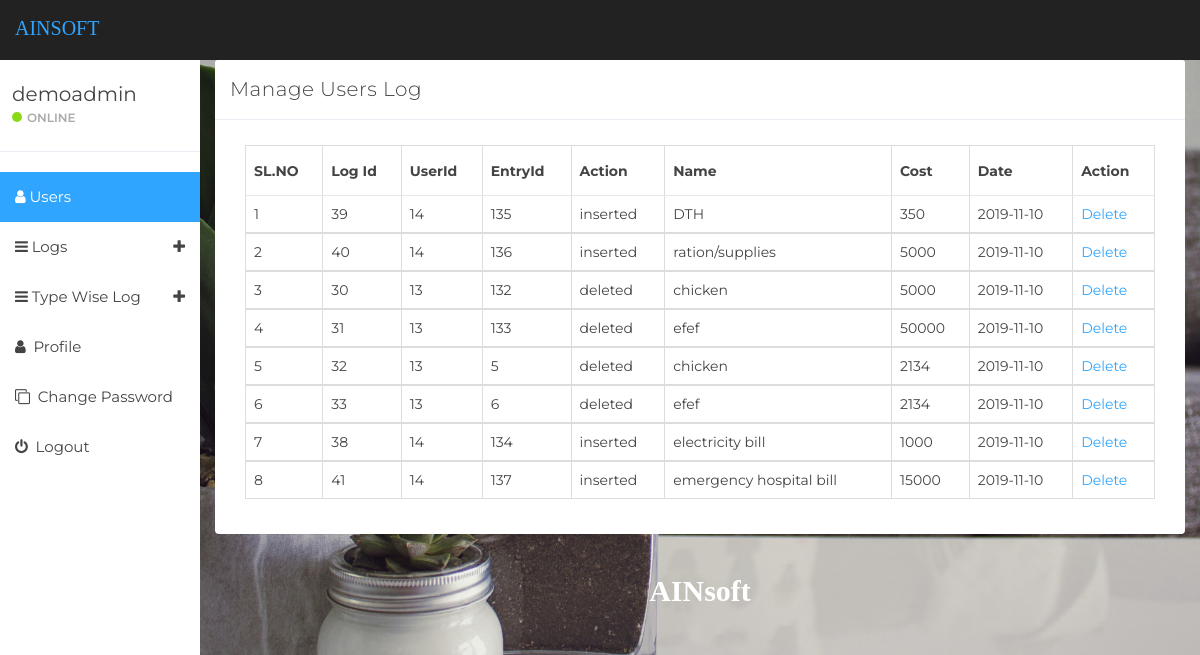
/expenselog.php (signed in), run on the app's committed database.
### tables this page shows
CREATE TABLE IF NOT EXISTS `log` (
  `lid` int(11) NOT NULL AUTO_INCREMENT,
  `UserId` int(10) NOT NULL,
  `ID` int(10) NOT NULL,
  `type` varchar(30) NOT NULL,
  `name` varchar(30) NOT NULL,
  `cost` int(10) NOT NULL,
  `action` varchar(10) NOT NULL,
  `time` date NOT NULL,
  PRIMARY KEY (`lid`)
);

### expenselog.php (the view, shortened to what this page needs)
  <?php
if (strlen($_SESSION['detsaid']==0)) {
  header('location:logout.php');
  } else{
?>
<!DOCTYPE html>
<html>
<head>
	<link href="css/bootstrap.min.css" rel="stylesheet">
	<link href="css/font-awesome.min.css" rel="stylesheet">
	<link href="css/datepicker3.css" rel="stylesheet">
	<link href="css/styles.css" rel="stylesheet">
</head>
<body>
	<?php include_once('includesadmin/header.php');?>
	<?php include_once('includesadmin/sidebar.php');?>
	<div class="col-sm-9 col-sm-offset-3 col-lg-10 col-lg-offset-2 main">
		<div class="row">
			<div class="col-lg-12">
				<div class="panel panel-default">
					<div class="panel-heading">Manage Users Log</div>
					<div class="panel-body">
						<div class="col-md-12">
							<div class="table-responsive">
            <table class="table table-bordered mg-b-0">
              <thead>
                <tr>
				 <th>SL.NO</th>
                  <th>Log Id</th>
				  <th>UserId</th>
                  <th>EntryId</th>
				  <th>Action</th>
                  <th>Name</th>
                  <th>Cost</th>
				   <th>Date</th>
                  <th>Action</th>
                </tr>
              </thead>
              <?php
$ret=mysqli_query($con,"select * from log where type='expense';");
$cnt=1;
while ($row=mysqli_fetch_array($ret)) {
?>
              <tbody>
                <tr>
                  <td><?php echo $cnt;?></td>
                  <td><?php  echo $row['lid'];?></td>
                  <td><?php  echo $row['UserId'];?></td>
                  <td><?php  echo $row['ID'];?></td>
                  <td><?php  echo $row['action'];?></td>
				  <td><?php  echo $row['name'];?></td>
				  <td><?php  echo $row['cost'];?></td>
				  <td><?php  echo $row['time'];?></td>
                  <td><a href="expenselog.php?delid=<?php echo $row['ID'];?>">Delete</a>
                </tr>
                <?php
$cnt=$cnt+1;
}?>
              </tbody>
            </table>
          </div>
						</div>
					</div>
				</div>
			</div>
			<?php include_once('includesadmin/footer.php');?>
		</div>
	</div>
</body>
</html>
<?php }  ?>

### includesadmin/header.php (shortened to what this page needs)
<nav class="navbar navbar-custom navbar-fixed-top" role="navigation">
        <div class="container-fluid">
            <div class="navbar-header">
                <a class="navbar-brand" href="dashboard.php" style="font-family: 'Segoe Script'"><span>AINsoft</span></a>
            </div>
        </div>
    </nav>

### includesadmin/sidebar.php (shortened to what this page needs)
<?php
include('includes/dbconnection.php');
?>
<div id="sidebar-collapse" class="col-sm-3 col-lg-2 sidebar">
        <div class="profile-sidebar">
            <div class="profile-usertitle">
                <?php
$aid=$_SESSION['detsaid'];
$ret=mysqli_query($con,"select FullName from tbladmin where ID='$aid'");
$row=mysqli_fetch_array($ret);
$name=$row['FullName'];
?>
                <div class="profile-usertitle-name"><?php echo $name; ?></div>
                <div class="profile-usertitle-status"><span class="indicator label-success"></span>Online</div>
            </div>
        </div>
        <ul class="nav menu">
            <li class="active"><a href="adminmanager.php"><em class="fa fa-user">&nbsp;</em>Users</a></li>
			<li class="parent "><a data-toggle="collapse" href="#sub-item-5">
                <em class="fa fa-navicon">&nbsp;</em>Logs <span data-toggle="collapse" href="#sub-item-1" class="icon pull-right"><em class="fa fa-plus"></em></span>
                </a>
            </li>
  <li class="parent "><a data-toggle="collapse" href="#sub-item-6">
                <em class="fa fa-navicon">&nbsp;</em>Type Wise Log <span data-toggle="collapse" href="#sub-item-1" class="icon pull-right"><em class="fa fa-plus"></em></span>
                </a>
            </li>
            <li><a href="admin-profile.php"><em class="fa fa-user">&nbsp;</em> Profile</a></li>
             <li><a href="admin-password.php"><em class="fa fa-clone">&nbsp;</em> Change Password</a></li>
<li><a href="adminlogout.php"><em class="fa fa-power-off">&nbsp;</em> Logout</a></li>
        </ul>
    </div>

### includesadmin/footer.php
<div class="col-sm-12">
				<h2 class="back-link" align="center" style="font-family: 'Segoe Script'; color: white;"><strong>AINsoft</strong></h2>
			</div>

### css/styles.css (style rules this page uses)
body { background: #f1f4f7; padding-top: 60px; font-size: 14px; color: #444444; font-family: "Montserrat", "Helvetica Neue", Helvetica, Arial, sans-serif; }
a, a:hover, a:focus { color: #30a5ff; }
h1, h2, h3, h4, h5, h6 { color: #444444; }
h2 { font-weight: 300; margin-bottom: 20px; }
.navbar-custom { background: #222; height: 60px; }
.navbar-header .navbar-brand { color: #fff; font-size: 20px; text-transform: uppercase; font-weight: 500; height: 60px; padding-top: 18px; }
.navbar-header .navbar-brand span { color: #30a5ff; }
.label-success { background-color: #8ad919; }
.panel { border: 0; }
.panel-heading { font-size: 20px; font-weight: 300; letter-spacing: 0.025em; height: 60px; line-height: 38px; }
.panel-default .panel-heading { background: #fff; border-bottom: 1px solid #e9ecf2; color: #444444; }
.navbar { border: 0; }
.sidebar { display: block; padding: 0; display: none; box-shadow: none; background: #fff; }
.sidebar ul { margin: 20px 0px; }
@media (min-width: 768px) { .sidebar { display: block; position: fixed; top: 60px; bottom: 0; left: 0; z-index: 1000; display: block; margin: 0; padding: 0; overflow-x: hidden; overflow-y: auto; } }
@media (min-width: 768px) { .navbar-header { width: 100%; } }
.sidebar ul.nav .active a, .sidebar ul.nav li.parent a.active, .sidebar ul.nav .active > a:hover, .sidebar ul.nav li.parent a.active:hover, .sidebar ul.nav .active > a:focus, .sidebar ul.nav li.parent a.active:focus { color: #fff; background-color: #30a5ff; }
.sidebar ul.nav li a { height: 50px; font-size: 15px; line-height: 2em; color: #444444; }
.profile-sidebar { padding: 10px 0; border-bottom: 1px solid #e9ecf2; }
.indicator { width: 10px; height: 10px; display: inline-block; border-radius: 9999px; margin-right: 5px; }
.profile-usertitle { float: left; text-align: left; margin: 10px 0 0 12px; }
.profile-usertitle-name { font-size: 20px; margin-bottom: 0px; }
.profile-usertitle-status { text-transform: uppercase; color: #AAA; font-size: 12px; font-weight: 600; margin-bottom: 15px; }
.table { background: #fff; }
.table > thead > tr > th { border-bottom: 1px solid #e6e7e8; vertical-align: middle; height: 50px; }

### expenselog.php (style rules this page uses)
body { background-image: url('includes/dash.jpg'); background-repeat: no-repeat; background-attachment: fixed; background-size: cover; }

### data on the page
log: lid "39", UserId "14", ID "135", action "inserted", name "DTH", cost "350", time "2019-11-10"
log: lid "40", UserId "14", ID "136", action "inserted", name "ration/supplies", cost "5000", time "2019-11-10"
log: lid "30", UserId "13", ID "132", action "deleted", name "chicken", cost "5000", time "2019-11-10"
log: lid "31", UserId "13", ID "133", action "deleted", name "efef", cost "50000", time "2019-11-10"
log: lid "32", UserId "13", ID "5", action "deleted", name "chicken", cost "2134", time "2019-11-10"
log: lid "33", UserId "13", ID "6", action "deleted", name "efef", cost "2134", time "2019-11-10"
log: lid "38", UserId "14", ID "134", action "inserted", name "electricity bill", cost "1000", time "2019-11-10"
log: lid "41", UserId "14", ID "137", action "inserted", name "emergency hospital bill", cost "15000", time "2019-11-10"

### other printed values
$name "demoadmin"
